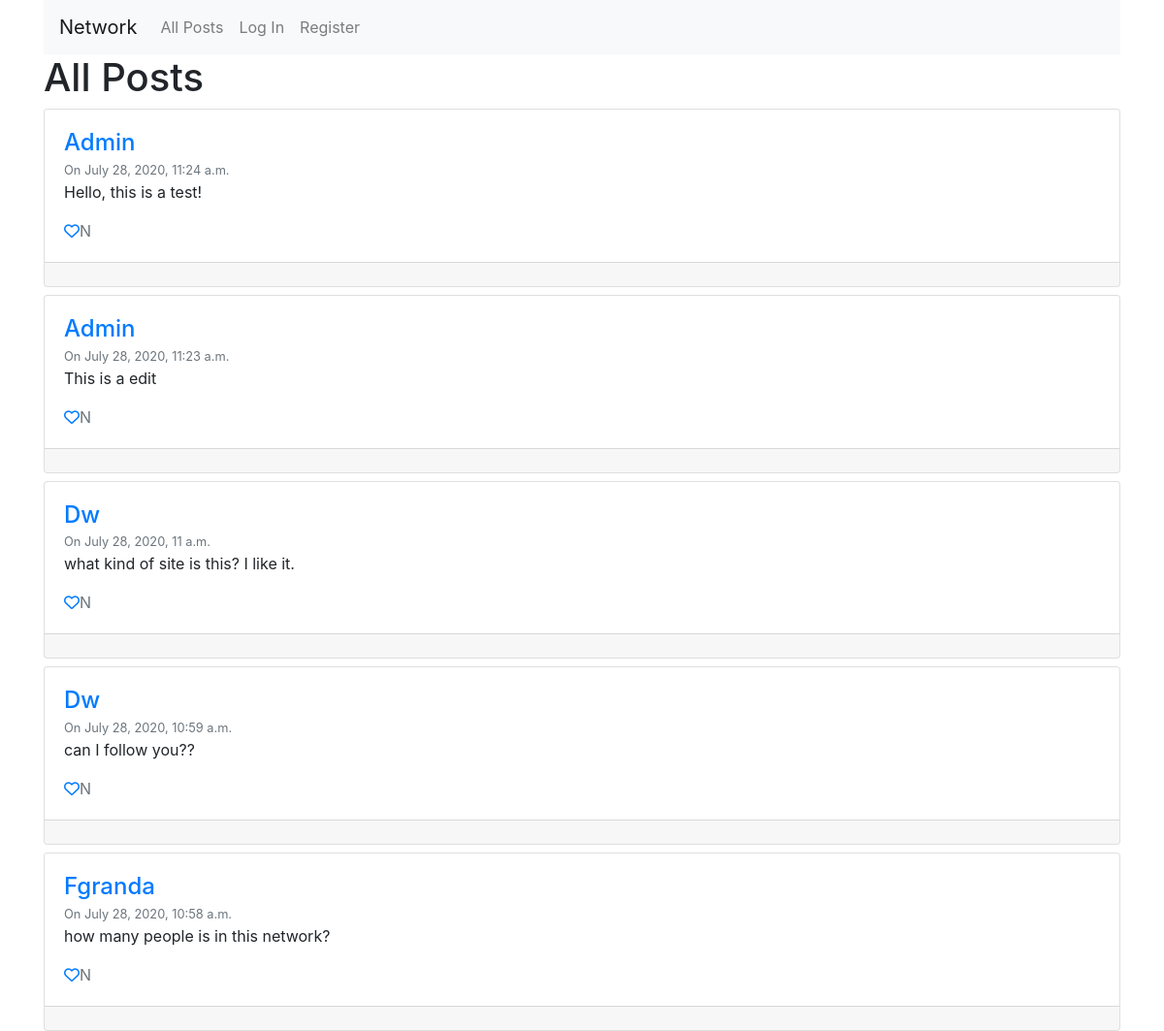
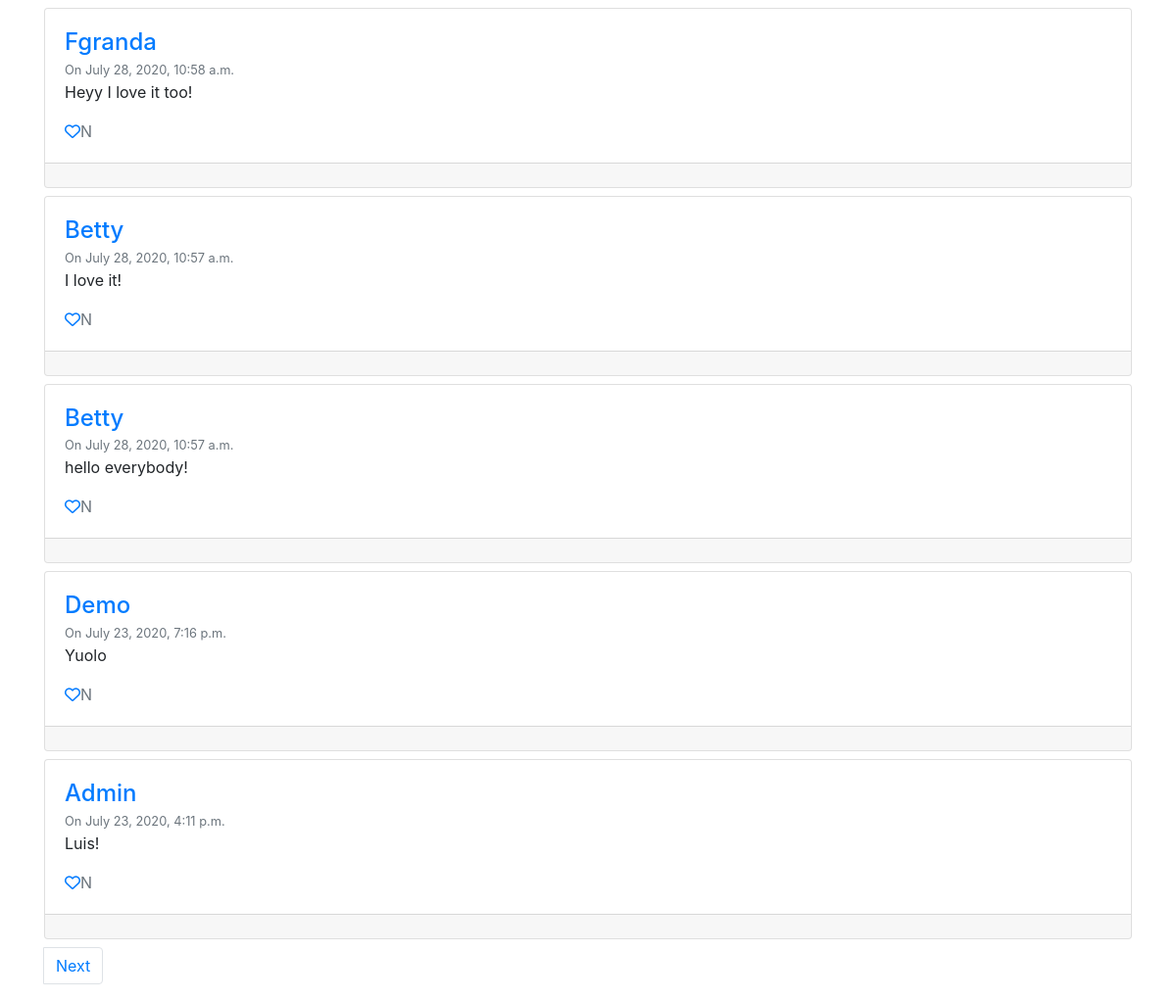
Before: / with the older database file (2 pictures, top to bottom).
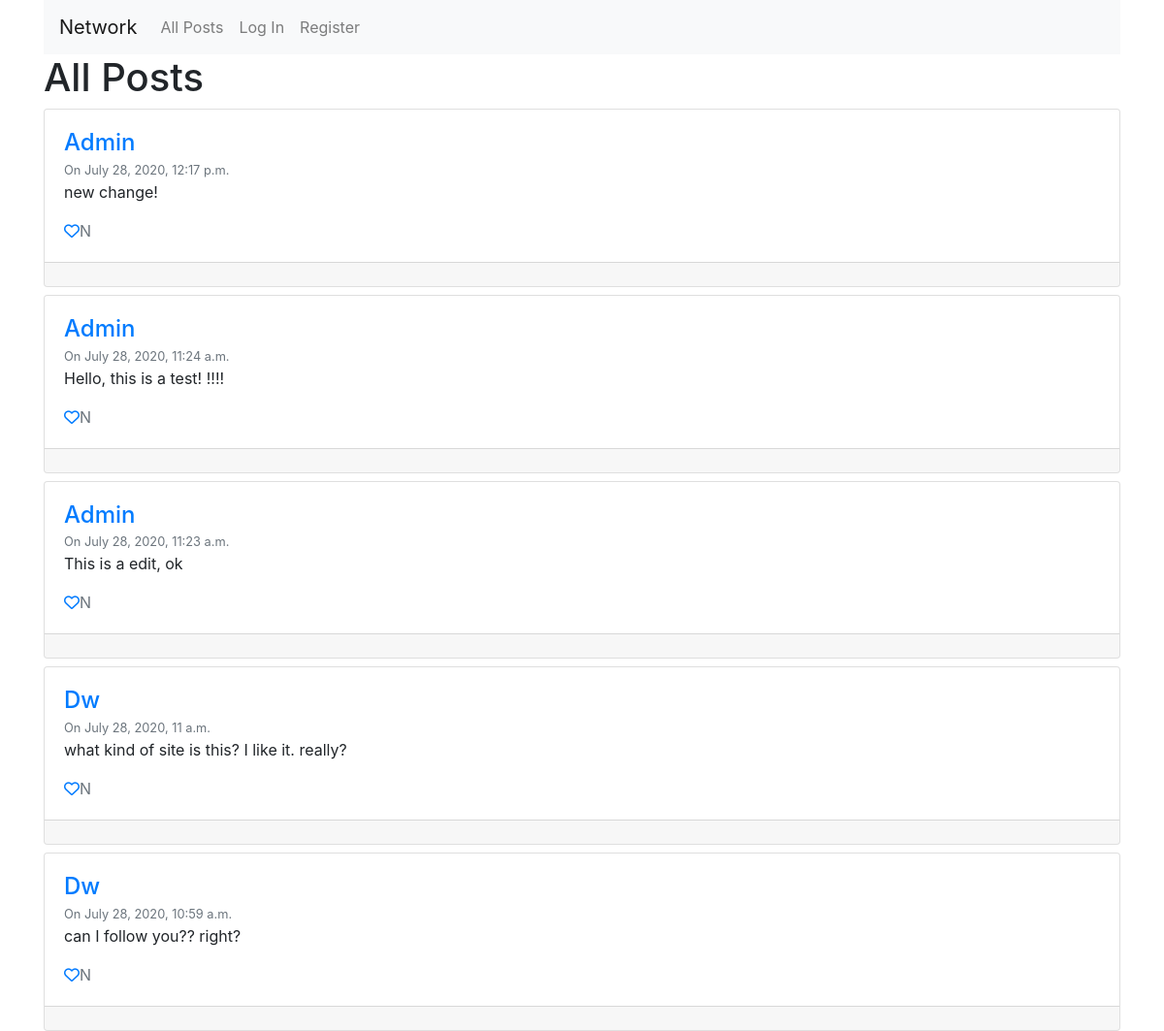
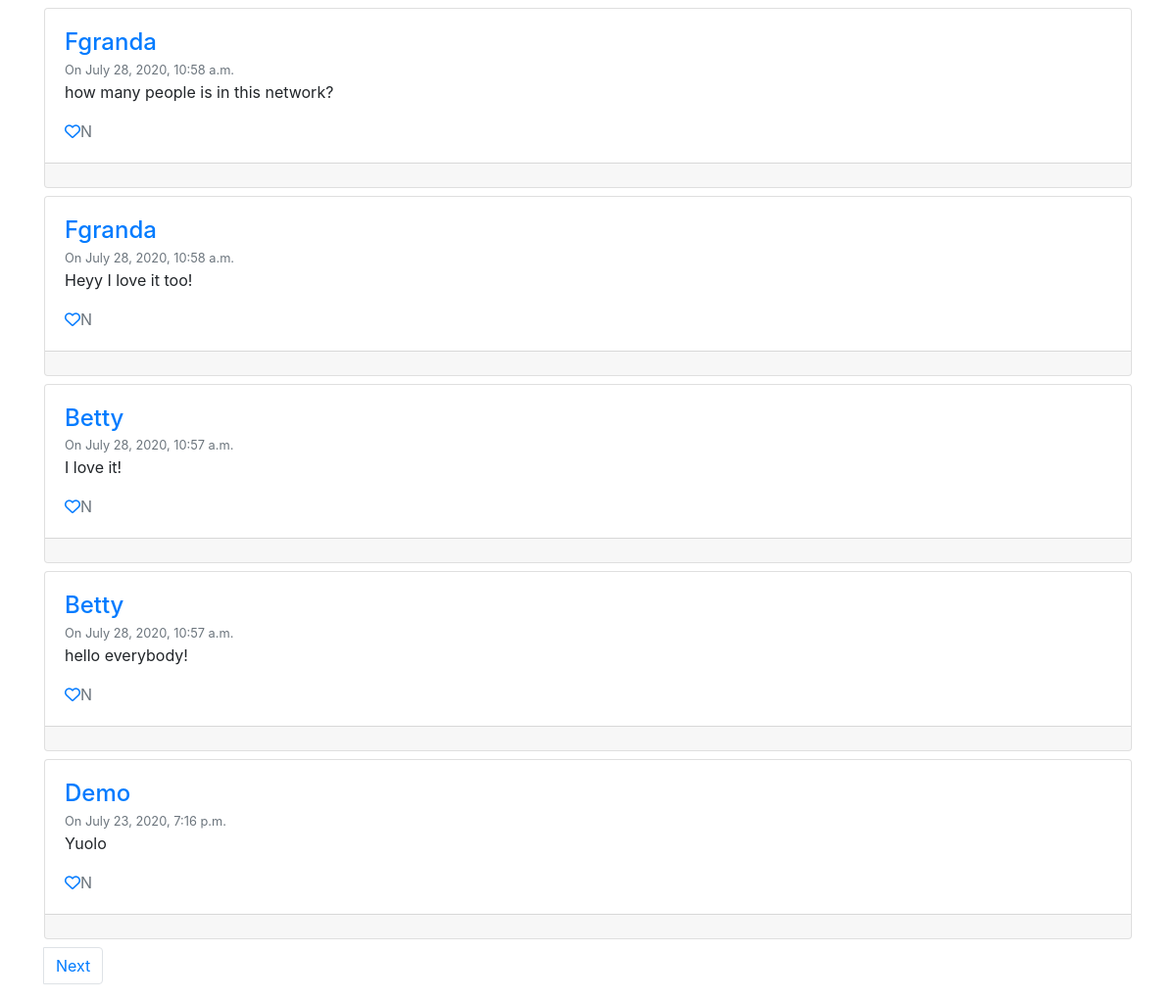
After: the same page with the newer database file (2 pictures, top to bottom).
### network/models.py (models this page shows, shortened)
class Npost(models.Model):
    author = models.ForeignKey(User, on_delete=models.CASCADE, related_name='author')
    post = models.CharField(max_length=280)
    timest = models.DateTimeField(auto_now_add=True)

class User(AbstractUser):
    pass

### network/views.py (the view)
# urls.py: path("", views.index, name="index"),
def index(request):
    if request.method == 'POST':
        post_text = request.POST['post_text']
        author = User.objects.get(username=request.user)
        new_post = Npost(author=author, post=post_text)
        new_post.save()
        return HttpResponseRedirect(reverse('index'))
    else:
        post_list = Npost.objects.all().order_by('-id')
        paginator = Paginator(post_list, 10)
        page_number = request.GET.get('page')
        page_obj = paginator.get_page(page_number)
        return render(request, "network/index.html", {'page_obj': page_obj})

### network/templates/network/index.html (shortened to what this page needs)
{% extends "network/layout.html" %}
{% block body %}
<h1>All Posts</h1>
{% for post in page_obj %}
<div class="card mt-2 mb-2 post" data-postid='{{post.id}}' data-postauthor='{{post.author}}' data-user='{{user}}' >
  <div class="card-body">
    <h4 class="pb-0 mb-0 text-capitalize"><a href="{% url 'user' post.author %}">{{post.author}}</a></h4>
    <small class="card-subtitle mb-2 text-muted ">On {{post.timest}}</small>
    <p class="card-text">{{post.post}}</p>
    {% if user.is_authenticated %}
    <a href="" class="likebutton" data-postid ='{{post.id}}' data-liker='{{user}}' ><i class="far fa-heart"></i></a><span class="likesCount text-muted">N</span>
    {% else %}
    <a href="{% url 'login' %}" class="likebutton" data-postid ='{{post.id}}'  ><i class="far fa-heart"></i></a><span class="likesCount text-muted">N</span>
    {% endif %}
  </div>
  <div class="card-footer text-muted text-right edit">
  </div>
</div>
{% endfor %}
<div class="pagination">
  <nav aria-label="Page navigation example">
  <ul class="pagination">
    <li class="page-item">{% if page_obj.has_next %}
        <a class="page-link" href="?page={{ page_obj.next_page_number }}">Next</a>
    {% endif %}</li>
  </ul>
</nav>
</div>
{% endblock %}

### network/templates/network/layout.html (shortened to what this page needs)
{% load static %}
<!DOCTYPE html>
<html lang="en">
    <head>
        <link rel="stylesheet" href="https://stackpath.bootstrapcdn.com/bootstrap/4.4.1/css/bootstrap.min.css">
        <link href="{% static 'network/css/styles.css' %}" rel="stylesheet">
    </head>
    <body>
        <div class="container">
          <nav class="navbar navbar-expand-lg navbar-light bg-light">
              <a class="navbar-brand" href="{% url 'index' %}">Network</a>
              <div>
                <ul class="navbar-nav mr-auto">
                  <li class="nav-item">
                    <a class="nav-link" href="{% url 'index' %}">All Posts</a>
                  </li>
                  {% if user.is_authenticated %}
                      <li class="nav-item">
                          <a class="nav-link" href="..{% url 'following_' user %}">Following</a>
                      </li>
                      <li class="nav-item">
                          <a class="nav-link" href="{% url 'logout' %}">Log Out</a>
                      </li>
                  {% else %}
                      <li class="nav-item">
                          <a class="nav-link" href="{% url 'login' %}">Log In</a>
                      </li>
                      <li class="nav-item">
                          <a class="nav-link" href="{% url 'register' %}">Register</a>
                      </li>
                  {% endif %}
                </ul>
              </div>
            </nav>
          <div class="body">
              {% block body %}
              {% endblock %}
          </div>
        </div>
    </body>
</html>

Changed rows visible on the page:
no longer on this page (row unchanged): Npost: author "Admin", timest "July 23, 2020, 4:11 p.m.", post "Luis!"
added Npost: author "Admin", timest "July 28, 2020, 12:17 p.m.", post "new change!"
changed Npost: post "Hello, this is a test!" → "Hello, this is a test! !!!!"
changed Npost: post "This is a edit" → "This is a edit, ok"
changed Npost: post "what kind of site is this? I like it." → "what kind of site is this? I like it. really?"
changed Npost: post "can I follow you??" → "can I follow you?? right?"
